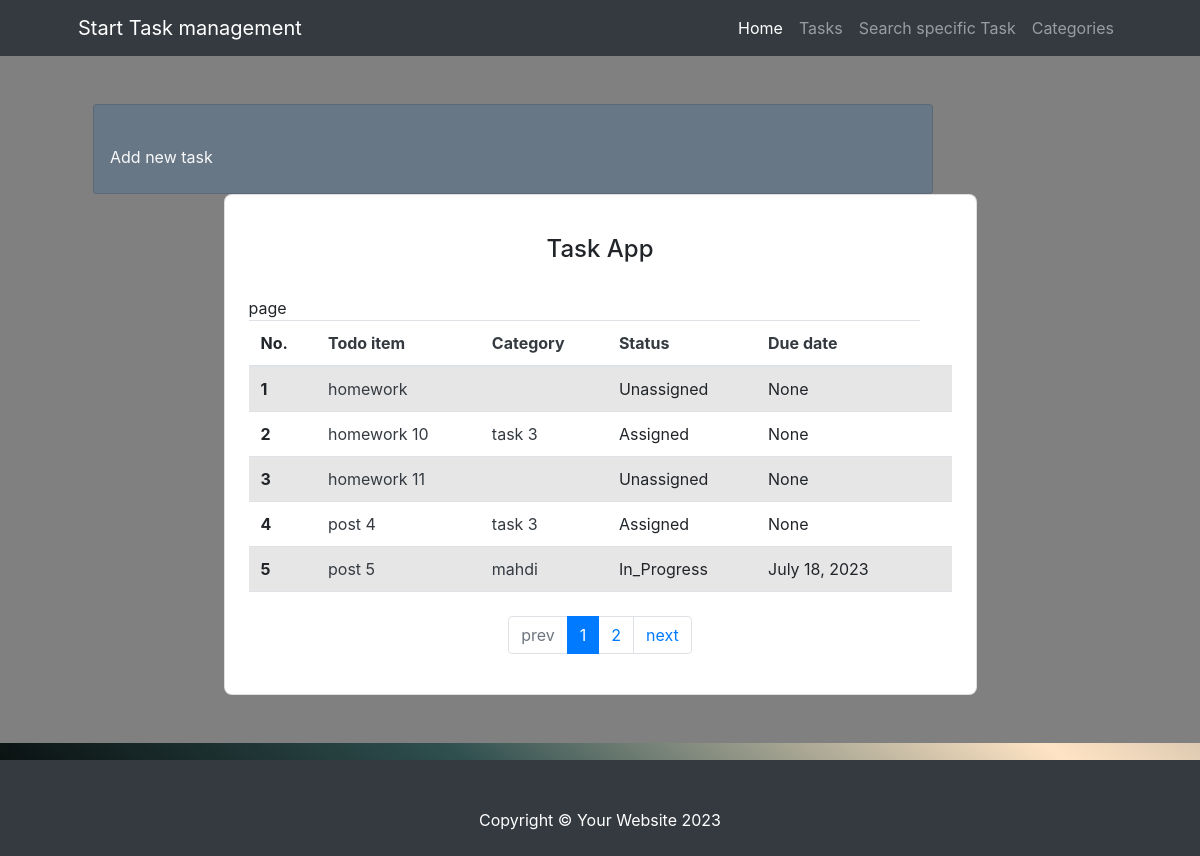
Page /tasks/ on the earlier database version.
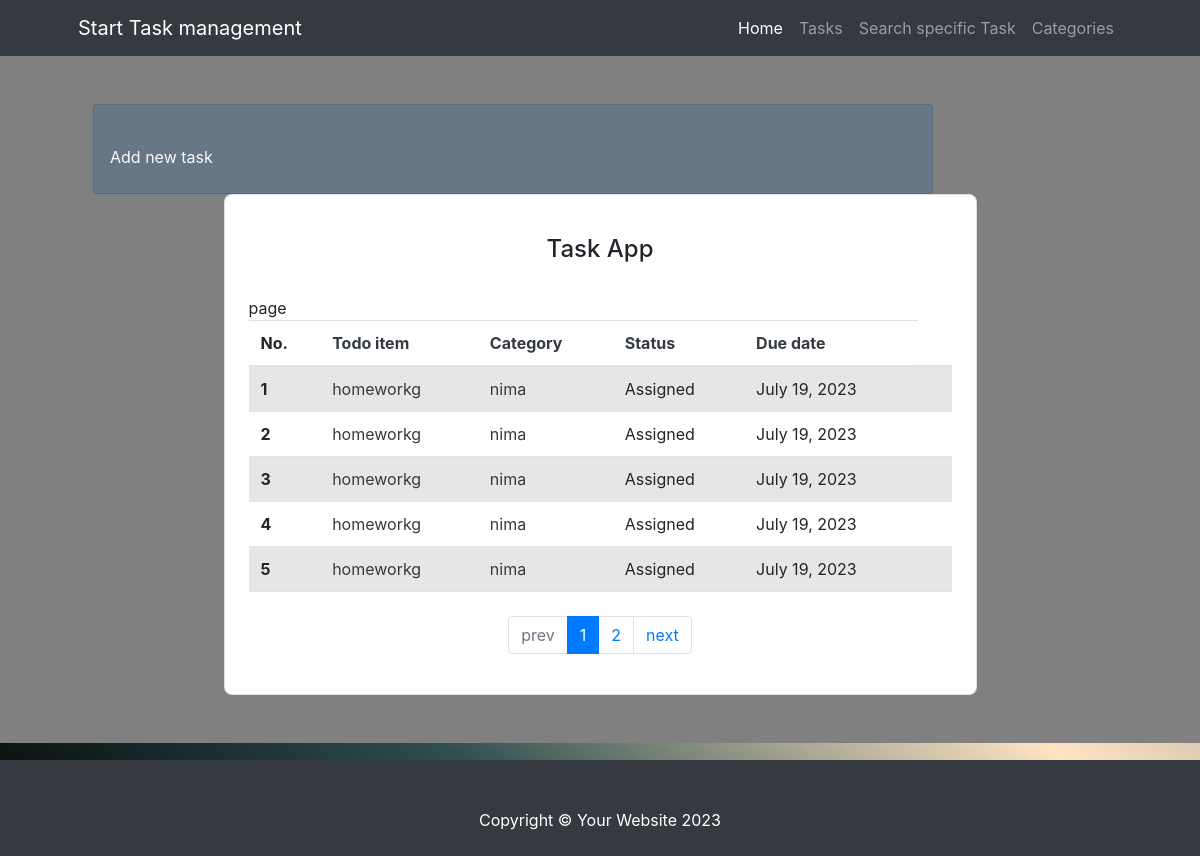
Same page on the later database version.
### task/models.py (models this page shows, shortened)
class Task(models.Model):
    STATUS_UNASSIGNED = 'U'
    STATUS_ASSIGNED = 'A'
    STATUS_IN_PROGRESS = 'I'
    STATUS_COMPLETE = 'C'
    STATUS_CHOICES = [
        (STATUS_UNASSIGNED, 'Unassigned'),
        (STATUS_ASSIGNED, 'Assigned'),
        (STATUS_IN_PROGRESS, 'In_Progress'),
        (STATUS_COMPLETE, 'Completed'),
    ]
    title = models.CharField(max_length=50)
    description = models.TextField()
    due_date = models.DateField()
    status = models.CharField(
        max_length=1, choices=STATUS_CHOICES, default=STATUS_UNASSIGNED)
    category = models.ForeignKey(Category, on_delete=models.PROTECT)
    tag = models.ManyToManyField(Tag)

class Category(models.Model):
    name = models.CharField(max_length=50)
    description = models.TextField()
    def __str__(self):
        return self.name

### task/views.py (the view, shortened to what this page needs)
# urls.py: path('tasks/', views.all_seeing_eye_view, name="task_list"),
def all_seeing_eye_view(request):
    if request.method == 'GET':
        sort = request.GET.get('sort', 'title')
        order = request.GET.get('order', 'asc')
        if sort == 'title' or sort == 'status' or sort == 'due_date':
            sort_param = sort if order == 'asc' else '-' + sort
            tasks = Task.objects.order_by(sort_param)
            stats = []
            status_label = []
            for i in Task.STATUS_CHOICES:
                status_label.append(i[0])
                stats.append(i[0])
            tags = Tag.objects.all()
            categories = Category.objects.all()
        paginator = Paginator(tasks, 5)
        page_number = request.GET.get('page', 1)
        tasks = paginator.get_page(page_number)
        context = {
            'tasks': tasks,
            'order': 'desc' if order == 'asc' else 'asc',
            'sort': sort,
            'page': page_number,
            'tags': list(tags),
            'stats': stats,
            'categories': categories,
        }
        return render(request, 'task/tasks_list.html', context)

### templates/task/tasks_list.html (shortened to what the changed rows need)
{% extends 'base.html' %}
{% block content %}
    <section style="background-color: grey;">
        <div class="container py-5">
            <div class="container px-4 px-lg-5">
                <div class="row d-flex justify-content-center align-items-center h-100">
                    <div class="col col-lg-11 col-xl-9">
                        <div class="card rounded-3">
                            <div class="card-body p-4">
                                <table class="table table-striped table-hover mb-4">
                                    <thead>
                                    <tr>
                                        <th scope="col">No.</th>
                                        <th scope="col">
                                            <a class="text-decoration-none text-dark"
                                               href="?{% if page %}page={{ page }}&{% endif %}sort=title&order={{ order|default:'asc' }}">Todo
                                                item</a>
                                        </th>
                                        <th scope="col">
                                            <a class="text-decoration-none text-dark"
                                               href="?{% if page %}page={{ page }}&{% endif %}sort=category&order={{ order|default:'asc' }}">Category</a>
                                        </th>
                                        <th scope="col">
                                            <a class="text-decoration-none text-dark"
                                               href="?{% if page %}page={{ page }}&{% endif %}sort=status&order={{ order|default:'asc' }}">Status</a>
                                        </th>
                                        <th scope="col">
                                            <a class="text-decoration-none text-dark"
                                               href="?{% if page %}page={{ page }}&{% endif %}sort=due_date&order={{ order|default:'asc' }}">Due
                                                date</a>
                                        </th>
                                    </tr>
                                    </thead>
                                    <tbody>
                                    {% for task in tasks %}
                                        <tr class="clickable-row" data-href="{% url 'task_detail' task.id %}">
                                            <th scope="row">{{ forloop.counter }}</th>
                                            <td><a class="text-decoration-none text-dark"
                                                   href="{% url 'task_detail' task.id %}">{{ task.title }}</a></td>
                                            <td><a class="text-decoration-none text-dark"
                                                   href="{% url 'category_detail' task.category.id %}">{{ task.category }}</a>
                                            </td>
                                            <td>{{ task.get_status_display }}</td>
                                            <td>{{ task.due_date }}</td>
                                            <td></td>
                                        </tr>
                                    {% endfor %}
                                    </tbody>
                                </table>
                                <div class="d-flex justify-content-center">
                                    {% if tasks.has_other_pages %}
                                        <ul class="pagination">
                                            {% for page in tasks.paginator.page_range %}
                                                {% if tasks.number == page %}
                                                    <li class="page-item active">
                                                        <span class="page-link">{{ page }}</span>
                                                    </li>
                                                {% else %}
                                                    <li class="page-item">
                                                        <a class="page-link" href="?page=
                                                                {{ page }}{% if sort %}&sort={{ sort }}{% endif %}&order={% if order == 'asc' %} {{ 'desc' }} {% elif order == 'desc' %}{{ 'asc' }}{% endif %}">{{ page }}</a>
                                                    </li>
                                                {% endif %}
                                            {% endfor %}
                                        </ul>
                                    {% endif %}
                                </div>
                            </div>
                        </div>
                    </div>
                </div>
            </div>
        </div>
    </section>
{% endblock %}

Differences in the rows shown:
no longer on this page (row edited): Task: title "post 4", category "task 3", status "Assigned", due_date "None"
no longer on this page (row edited): Task: title "post 5", category "mahdi", status "In_Progress", due_date "July 18, 2023"
now on this page (row edited): Task: title "homeworkg", category "nima", status "Assigned", due_date "July 19, 2023"
now on this page (row edited): Task: title "homeworkg", category "nima", status "Assigned", due_date "July 19, 2023"
changed Task (number 3 of 5 on the later page): title "homework" → "homeworkg"; category_id 1 → 6 (drawn); category (not shown) → "nima"; status "Unassigned" → "Assigned"; due_date "None" → "July 19, 2023"
changed Task (number 4 of 5 on the later page): title "homework 11" → "homeworkg"; category_id 1 → 6 (drawn); category (not shown) → "nima"; status "Unassigned" → "Assigned"; due_date "None" → "July 19, 2023"; moves up the list
changed Task (number 5 of 5 on the later page): title "homework 10" → "homeworkg"; category "task 3" → "nima"; due_date "None" → "July 19, 2023"
